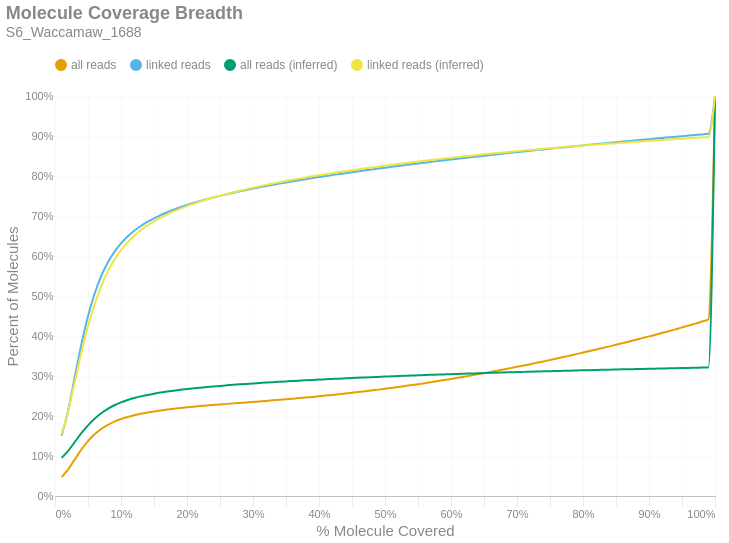

Source (notebook cell):
### Markdown cell above
### Molecule Read Coverage
This chart shows molecule coverage breadth as computed by the number of bases aligned to that molecule. In other words, "*how much of each unique long molecule is actually sequenced/aligned?*" Keep in mind there is a distinction between sequences and alignments, since some sequences belonging to a particular molecule may not align well and wouldn't appear in the alignment data. This chart also shows molecule coverage breadth as computed by the *inferred fragment* from which the aligned sequences originate. Unlike read coverage, this calculation takes into account the total insert size, including unsequenced gaps between the forward and reverse reads. Like the previous figures, these are cumulative percents.

### Code cell
if SKIPLR:
    print_html(f"Skipped")
else:
    binned_df = consolidated_hist(valids['coverage_bp'], mask, 0.01, True)
    binned_df_inf = consolidated_hist(valids['coverage_inserts'], mask, 0.01, True)
    binned_df = binned_df.with_columns(pl.lit(binned_df_inf['all reads (cumsum)']).alias('all reads (inferred)'))
    binned_df = binned_df.with_columns(pl.lit(binned_df_inf['linked reads (cumsum)']).alias('linked reads (inferred)'))
    binned_df = binned_df.with_columns(
        (pl.col('bin').cast(pl.Float64) + 0.01).alias('right_edge')
    )

    with SafeRender(binned_df):
        (
            density_plot(binned_df, 'Molecule Coverage Breadth', samplename, 'molcov', ['all reads (inferred)','linked reads (inferred)'])
            .encode(
                #x=alt.X('bin:Q', title="% Molecule Covered").axis(format = '%').scale(padding=0),
                x=alt.X('right_edge:Q', title="% Molecule Covered").axis(format='%').scale(padding=0),
                y=alt.Y('value:Q', title='Percent of Molecules')
                    .axis(format='%')
                    .stack(False)
                    .scale(domainMin=0, padding=0),
                color=alt.Color("key:N").scale(domain = ["all reads", "linked reads", "all reads (inferred)", "linked reads (inferred)"]),
                tooltip = [
                    alt.Tooltip("key:N", title = "Data Type"),
                    alt.Tooltip("range_label:N", title="% Molecule Covered"),
                    alt.Tooltip("value:Q", format = ".2%", title="% Molecules")
                ]
            )
        ).display()

### Figure 1 — Vega-Lite specification as saved in the notebook (floating-point values rounded to 4 significant figures)
{"width": "container", "height": 400, "config": {"title": {"anchor": "start", "dy": -15, "fontSize": 18, "color": "#888888", "subtitleColor": "#888888", "subtitleFontSize": 14}, "arc": {"fill": "#0072B2"}, "axis": {"domainColor": "#888888", "domainWidth": 0.5, "gridWidth": 0.2, "grid": false, "titleFontWeight": 400, "titleFontSize": 15, "labelFontSize": 11, "labelColor": "#888888", "tickColor": "#888888", "tickWidth": 0.2, "titleColor": "#888888"}, "axisBand": {"grid": false}, "axisX": {"grid": true, "tickSize": 10, "domainCap": "round"}, "axisY": {"domain": false, "grid": true, "tickSize": 0, "domainCap": "round"}, "background": "transparent", "header": {"labelFontSize": 15, "labelColor": "#888888", "titleFontSize": 15, "titleFontWeight": 600, "titleColor": "#888888"}, "legend": {"labelFont": "sans-serif", "labelFontSize": 12, "labelColor": "#888888", "symbolSize": 100, "symbolType": "circle", "titleFontSize": 12, "titlePadding": 10, "titleColor": "#888888", "title": null, "orient": "top"}, "range": {"category": ["#E69F00", "#56B4E9", "#009E73", "#F0E442", "#0072B2", "#D55E00", "#CC79A7", "#000000"], "diverging": ["#cfe8f3", "#a2d4ec", "#73bfe2", "#46abdb", "#1696d2", "#12719e"]}, "area": {"fill": "#0072B2", "fillOpacity": 0.7, "line": true, "strokeOpacity": 0.7}, "line": {"color": "#0072B2", "stroke": "#0072B2", "strokeWidth": 2}, "trail": {"color": "#0072B2", "stroke": "#0072B2", "strokeWidth": 0, "size": 1}, "point": {"filled": true, "fillOpacity": 1.0, "size": 95}, "text": {"color": "#888888", "fontSize": 11, "align": "right", "fontWeight": 400, "size": 11}, "bar": {"fill": "#0072B2", "stroke": null}, "view": {"stroke": null, "continuousWidth": 660, "continuousHeight": 400}}, "data": {"name": "data-41078063da9fa401318eabde212f4293"}, "mark": {"type": "line", "interpolate": "monotone", "point": {"opacity": 0, "size": 275}}, "encoding": {"color": {"field": "key", "scale": {"domain": ["all reads", "linked reads", "all reads (inferred)", "linked reads (inferred)"]}, "type": "nominal"}, "tooltip": [{"field": "key", "title": "Data Type", "type": "nominal"}, {"field": "range_label", "title": "% Molecule Covered", "type": "nominal"}, {"field": "value", "format": ".2%", "title": "% Molecules", "type": "quantitative"}], "x": {"axis": {"format": "%"}, "field": "right_edge", "scale": {"padding": 0}, "title": "% Molecule Covered", "type": "quantitative"}, "y": {"axis": {"format": "%"}, "field": "value", "scale": {"domainMin": 0, "padding": 0}, "stack": false, "title": "Percent of Molecules", "type": "quantitative"}}, "params": [{"name": "param_c36ac31b6afebe62", "select": {"type": "point", "fields": ["key"]}, "bind": "legend"}], "title": {"text": "Molecule Coverage Breadth", "subtitle": "S6_Waccamaw_1688"}, "transform": [{"fold": ["all reads (cumsum)", "linked reads (cumsum)", "all reads (inferred)", "linked reads (inferred)"]}, {"calculate": "replace(datum.key, ' (cumsum)', '')", "as": "key"}, {"filter": {"param": "param_c36ac31b6afebe62"}}], "usermeta": {"embedOptions": {"downloadFileName": "S6_Waccamaw_1688.molcov"}}, "$schema": "https://vega.github.io/schema/vega-lite/v6.1.0.json", "datasets": {"data-41078063da9fa401318eabde212f4293": [{"bin": "0.0", "interval": "0.0-0.01", "all reads": 0.04715, "linked reads": 0.151, "all reads (cumsum)": 0.04715, "linked reads (cumsum)": 0.151, "range_label": "0.0-0.01", "all reads (inferred)": 0.09534, "linked reads (inferred)": 0.1548, "right_edge": 0.01}, {"bin": "0.01", "interval": "0.01-0.02", "all reads": 0.01926, "linked reads": 0.06318, "all reads (cumsum)": 0.06641, "linked reads (cumsum)": 0.2142, "range_label": "0.01-0.02", "all reads (inferred)": 0.1129, "linked reads (inferred)": 0.2126, "right_edge": 0.02}, {"bin": "0.02", "interval": "0.02-0.03", "all reads": 0.02518, "linked reads": 0.08332, "all reads (cumsum)": 0.09159, "linked reads (cumsum)": 0.2975, "range_label": "0.02-0.03", "all reads (inferred)": 0.135, "linked reads (inferred)": 0.2855, "right_edge": 0.03}, {"bin": "0.03", "interval": "0.03-0.04", "all reads": 0.02466, "linked reads": 0.08174, "all reads (cumsum)": 0.1162, "linked reads (cumsum)": 0.3792, "range_label": "0.03-0.04", "all reads (inferred)": 0.157, "linked reads (inferred)": 0.3587, "right_edge": 0.04}, {"bin": "0.04", "interval": "0.04-0.05", "all reads": 0.02108, "linked reads": 0.06997, "all reads (cumsum)": 0.1373, "linked reads (cumsum)": 0.4492, "range_label": "0.04-0.05", "all reads (inferred)": 0.1767, "linked reads (inferred)": 0.4241, "right_edge": 0.05}, {"bin": "0.05", "interval": "0.05-0.06", "all reads": 0.01697, "linked reads": 0.0563, "all reads (cumsum)": 0.1543, "linked reads (cumsum)": 0.5055, "range_label": "0.05-0.06", "all reads (inferred)": 0.1932, "linked reads (inferred)": 0.4791, "right_edge": 0.06}, {"bin": "0.06", "interval": "0.06-0.07", "all reads": 0.01333, "linked reads": 0.04427, "all reads (cumsum)": 0.1676, "linked reads (cumsum)": 0.5497, "range_label": "0.06-0.07", "all reads (inferred)": 0.2069, "linked reads (inferred)": 0.5245, "right_edge": 0.07}, {"bin": "0.07", "interval": "0.07-0.08", "all reads": 0.01027, "linked reads": 0.03404, "all reads (cumsum)": 0.1779, "linked reads (cumsum)": 0.5838, "range_label": "0.07-0.08", "all reads (inferred)": 0.2179, "linked reads (inferred)": 0.561, "right_edge": 0.08}, {"bin": "0.08", "interval": "0.08-0.09", "all reads": 0.008055, "linked reads": 0.02663, "all reads (cumsum)": 0.186, "linked reads (cumsum)": 0.6104, "range_label": "0.08-0.09", "all reads (inferred)": 0.2268, "linked reads (inferred)": 0.5907, "right_edge": 0.09}, {"bin": "0.09", "interval": "0.09-0.1", "all reads": 0.006395, "linked reads": 0.02111, "all reads (cumsum)": 0.1923, "linked reads (cumsum)": 0.6315, "range_label": "0.09-0.1", "all reads (inferred)": 0.234, "linked reads (inferred)": 0.6145, "right_edge": 0.1}, {"bin": "0.1", "interval": "0.1-0.11", "all reads": 0.005238, "linked reads": 0.01725, "all reads (cumsum)": 0.1976, "linked reads (cumsum)": 0.6488, "range_label": "0.1-0.11", "all reads (inferred)": 0.2399, "linked reads (inferred)": 0.6342, "right_edge": 0.11}, {"bin": "0.11", "interval": "0.11-0.12", "all reads": 0.004314, "linked reads": 0.01419, "all reads (cumsum)": 0.2019, "linked reads (cumsum)": 0.663, "range_label": "0.11-0.12", "all reads (inferred)": 0.2449, "linked reads (inferred)": 0.6505, "right_edge": 0.12}, {"bin": "0.12", "interval": "0.12-0.13", "all reads": 0.003679, "linked reads": 0.01208, "all reads (cumsum)": 0.2056, "linked reads (cumsum)": 0.675, "range_label": "0.12-0.13", "all reads (inferred)": 0.2491, "linked reads (inferred)": 0.6645, "right_edge": 0.13}, {"bin": "0.13", "interval": "0.13-0.14", "all reads": 0.003119, "linked reads": 0.01022, "all reads (cumsum)": 0.2087, "linked reads (cumsum)": 0.6853, "range_label": "0.13-0.14", "all reads (inferred)": 0.2527, "linked reads (inferred)": 0.6764, "right_edge": 0.14}, {"bin": "0.14", "interval": "0.14-0.15", "all reads": 0.002765, "linked reads": 0.009052, "all reads (cumsum)": 0.2115, "linked reads (cumsum)": 0.6943, "range_label": "0.14-0.15", "all reads (inferred)": 0.2558, "linked reads (inferred)": 0.6867, "right_edge": 0.15}, {"bin": "0.15", "interval": "0.15-0.16", "all reads": 0.002455, "linked reads": 0.007994, "all reads (cumsum)": 0.2139, "linked reads (cumsum)": 0.7023, "range_label": "0.15-0.16", "all reads (inferred)": 0.2586, "linked reads (inferred)": 0.6958, "right_edge": 0.16}, {"bin": "0.16", "interval": "0.16-0.17", "all reads": 0.002203, "linked reads": 0.007157, "all reads (cumsum)": 0.2161, "linked reads (cumsum)": 0.7095, "range_label": "0.16-0.17", "all reads (inferred)": 0.2611, "linked reads (inferred)": 0.7041, "right_edge": 0.17}, {"bin": "0.17", "interval": "0.17-0.18", "all reads": 0.002005, "linked reads": 0.006478, "all reads (cumsum)": 0.2181, "linked reads (cumsum)": 0.7159, "range_label": "0.17-0.18", "all reads (inferred)": 0.2634, "linked reads (inferred)": 0.7116, "right_edge": 0.18}, {"bin": "0.18", "interval": "0.18-0.19", "all reads": 0.00184, "linked reads": 0.005899, "all reads (cumsum)": 0.22, "linked reads (cumsum)": 0.7218, "range_label": "0.18-0.19", "all reads (inferred)": 0.2655, "linked reads (inferred)": 0.7184, "right_edge": 0.19}, {"bin": "0.19", "interval": "0.19-0.2", "all reads": 0.001726, "linked reads": 0.005541, "all reads (cumsum)": 0.2217, "linked reads (cumsum)": 0.7274, "range_label": "0.19-0.2", "all reads (inferred)": 0.2674, "linked reads (inferred)": 0.7248, "right_edge": 0.2}, {"bin": "0.2", "interval": "0.2-0.21", "all reads": 0.001615, "linked reads": 0.005123, "all reads (cumsum)": 0.2233, "linked reads (cumsum)": 0.7325, "range_label": "0.2-0.21", "all reads (inferred)": 0.2692, "linked reads (inferred)": 0.7306, "right_edge": 0.21}, {"bin": "0.21", "interval": "0.21-0.22", "all reads": 0.001525, "linked reads": 0.004808, "all reads (cumsum)": 0.2248, "linked reads (cumsum)": 0.7373, "range_label": "0.21-0.22", "all reads (inferred)": 0.2708, "linked reads (inferred)": 0.7361, "right_edge": 0.22}, {"bin": "0.22", "interval": "0.22-0.23", "all reads": 0.001454, "linked reads": 0.004559, "all reads (cumsum)": 0.2263, "linked reads (cumsum)": 0.7419, "range_label": "0.22-0.23", "all reads (inferred)": 0.2724, "linked reads (inferred)": 0.7412, "right_edge": 0.23}, {"bin": "0.23", "interval": "0.23-0.24", "all reads": 0.001378, "linked reads": 0.004286, "all reads (cumsum)": 0.2277, "linked reads (cumsum)": 0.7462, "range_label": "0.23-0.24", "all reads (inferred)": 0.2739, "linked reads (inferred)": 0.7461, "right_edge": 0.24}, {"bin": "0.24", "interval": "0.24-0.25", "all reads": 0.001364, "linked reads": 0.004215, "all reads (cumsum)": 0.229, "linked reads (cumsum)": 0.7504, "range_label": "0.24-0.25", "all reads (inferred)": 0.2753, "linked reads (inferred)": 0.7506, "right_edge": 0.25}, {"bin": "0.25", "interval": "0.25-0.26", "all reads": 0.00129, "linked reads": 0.00395, "all reads (cumsum)": 0.2303, "linked reads (cumsum)": 0.7543, "range_label": "0.25-0.26", "all reads (inferred)": 0.2766, "linked reads (inferred)": 0.7549, "right_edge": 0.26}, {"bin": "0.26", "interval": "0.26-0.27", "all reads": 0.001242, "linked reads": 0.003749, "all reads (cumsum)": 0.2316, "linked reads (cumsum)": 0.7581, "range_label": "0.26-0.27", "all reads (inferred)": 0.2779, "linked reads (inferred)": 0.7591, "right_edge": 0.27}, {"bin": "0.27", "interval": "0.27-0.28", "all reads": 0.001224, "linked reads": 0.003599, "all reads (cumsum)": 0.2328, "linked reads (cumsum)": 0.7617, "range_label": "0.27-0.28", "all reads (inferred)": 0.2791, "linked reads (inferred)": 0.7631, "right_edge": 0.28}, {"bin": "0.28", "interval": "0.28-0.29", "all reads": 0.00123, "linked reads": 0.003485, "all reads (cumsum)": 0.234, "linked reads (cumsum)": 0.7652, "range_label": "0.28-0.29", "all reads (inferred)": 0.2803, "linked reads (inferred)": 0.767, "right_edge": 0.29}, {"bin": "0.29", "interval": "0.29-0.3", "all reads": 0.001237, "linked reads": 0.003312, "all reads (cumsum)": 0.2352, "linked reads (cumsum)": 0.7685, "range_label": "0.29-0.3", "all reads (inferred)": 0.2814, "linked reads (inferred)": 0.7707, "right_edge": 0.3}, {"bin": "0.3", "interval": "0.3-0.31", "all reads": 0.001262, "linked reads": 0.003228, "all reads (cumsum)": 0.2365, "linked reads (cumsum)": 0.7717, "range_label": "0.3-0.31", "all reads (inferred)": 0.2825, "linked reads (inferred)": 0.7742, "right_edge": 0.31}, {"bin": "0.31", "interval": "0.31-0.32", "all reads": 0.001275, "linked reads": 0.0031, "all reads (cumsum)": 0.2378, "linked reads (cumsum)": 0.7748, "range_label": "0.31-0.32", "all reads (inferred)": 0.2836, "linked reads (inferred)": 0.7778, "right_edge": 0.32}, {"bin": "0.32", "interval": "0.32-0.33", "all reads": 0.001325, "linked reads": 0.00307, "all reads (cumsum)": 0.2391, "linked reads (cumsum)": 0.7779, "range_label": "0.32-0.33", "all reads (inferred)": 0.2846, "linked reads (inferred)": 0.7811, "right_edge": 0.33}, {"bin": "0.33", "interval": "0.33-0.34", "all reads": 0.001373, "linked reads": 0.003048, "all reads (cumsum)": 0.2405, "linked reads (cumsum)": 0.7809, "range_label": "0.33-0.34", "all reads (inferred)": 0.2856, "linked reads (inferred)": 0.7843, "right_edge": 0.34}, {"bin": "0.34", "interval": "0.34-0.35", "all reads": 0.001396, "linked reads": 0.002926, "all reads (cumsum)": 0.2419, "linked reads (cumsum)": 0.7838, "range_label": "0.34-0.35", "all reads (inferred)": 0.2865, "linked reads (inferred)": 0.7874, "right_edge": 0.35}, {"bin": "0.35", "interval": "0.35-0.36", "all reads": 0.001425, "linked reads": 0.002847, "all reads (cumsum)": 0.2433, "linked reads (cumsum)": 0.7867, "range_label": "0.35-0.36", "all reads (inferred)": 0.2875, "linked reads (inferred)": 0.7905, "right_edge": 0.36}, {"bin": "0.36", "interval": "0.36-0.37", "all reads": 0.001456, "linked reads": 0.002772, "all reads (cumsum)": 0.2448, "linked reads (cumsum)": 0.7895, "range_label": "0.36-0.37", "all reads (inferred)": 0.2884, "linked reads (inferred)": 0.7934, "right_edge": 0.37}, {"bin": "0.37", "interval": "0.37-0.38", "all reads": 0.001496, "linked reads": 0.00266, "all reads (cumsum)": 0.2463, "linked reads (cumsum)": 0.7921, "range_label": "0.37-0.38", "all reads (inferred)": 0.2893, "linked reads (inferred)": 0.7963, "right_edge": 0.38}, {"bin": "0.38", "interval": "0.38-0.39", "all reads": 0.001529, "linked reads": 0.002629, "all reads (cumsum)": 0.2478, "linked reads (cumsum)": 0.7947, "range_label": "0.38-0.39", "all reads (inferred)": 0.2901, "linked reads (inferred)": 0.7991, "right_edge": 0.39}, {"bin": "0.39", "interval": "0.39-0.4", "all reads": 0.001603, "linked reads": 0.002575, "all reads (cumsum)": 0.2494, "linked reads (cumsum)": 0.7973, "range_label": "0.39-0.4", "all reads (inferred)": 0.291, "linked reads (inferred)": 0.8018, "right_edge": 0.4}, {"bin": "0.4", "interval": "0.4-0.41", "all reads": 0.001617, "linked reads": 0.002481, "all reads (cumsum)": 0.251, "linked reads (cumsum)": 0.7998, "range_label": "0.4-0.41", "all reads (inferred)": 0.2918, "linked reads (inferred)": 0.8044, "right_edge": 0.41}, {"bin": "0.41", "interval": "0.41-0.42", "all reads": 0.001692, "linked reads": 0.002513, "all reads (cumsum)": 0.2527, "linked reads (cumsum)": 0.8023, "range_label": "0.41-0.42", "all reads (inferred)": 0.2926, "linked reads (inferred)": 0.807, "right_edge": 0.42}, {"bin": "0.42", "interval": "0.42-0.43", "all reads": 0.001741, "linked reads": 0.002414, "all reads (cumsum)": 0.2544, "linked reads (cumsum)": 0.8047, "range_label": "0.42-0.43", "all reads (inferred)": 0.2934, "linked reads (inferred)": 0.8096, "right_edge": 0.43}, {"bin": "0.43", "interval": "0.43-0.44", "all reads": 0.001796, "linked reads": 0.002401, "all reads (cumsum)": 0.2562, "linked reads (cumsum)": 0.8071, "range_label": "0.43-0.44", "all reads (inferred)": 0.2942, "linked reads (inferred)": 0.8121, "right_edge": 0.44}, {"bin": "0.44", "interval": "0.44-0.45", "all reads": 0.001848, "linked reads": 0.002356, "all reads (cumsum)": 0.2581, "linked reads (cumsum)": 0.8095, "range_label": "0.44-0.45", "all reads (inferred)": 0.2949, "linked reads (inferred)": 0.8145, "right_edge": 0.45}, {"bin": "0.45", "interval": "0.45-0.46", "all reads": 0.001875, "linked reads": 0.002291, "all reads (cumsum)": 0.26, "linked reads (cumsum)": 0.8118, "range_label": "0.45-0.46", "all reads (inferred)": 0.2956, "linked reads (inferred)": 0.8169, "right_edge": 0.46}, {"bin": "0.46", "interval": "0.46-0.47", "all reads": 0.001969, "linked reads": 0.002352, "all reads (cumsum)": 0.2619, "linked reads (cumsum)": 0.8141, "range_label": "0.46-0.47", "all reads (inferred)": 0.2964, "linked reads (inferred)": 0.8192, "right_edge": 0.47}, {"bin": "0.47", "interval": "0.47-0.48", "all reads": 0.002036, "linked reads": 0.002293, "all reads (cumsum)": 0.264, "linked reads (cumsum)": 0.8164, "range_label": "0.47-0.48", "all reads (inferred)": 0.2971, "linked reads (inferred)": 0.8214, "right_edge": 0.48}, {"bin": "0.48", "interval": "0.48-0.49", "all reads": 0.001971, "linked reads": 0.002188, "all reads (cumsum)": 0.2659, "linked reads (cumsum)": 0.8186, "range_label": "0.48-0.49", "all reads (inferred)": 0.2978, "linked reads (inferred)": 0.8237, "right_edge": 0.49}, {"bin": "0.49", "interval": "0.49-0.5", "all reads": 0.002244, "linked reads": 0.002226, "all reads (cumsum)": 0.2682, "linked reads (cumsum)": 0.8208, "range_label": "0.49-0.5", "all reads (inferred)": 0.2985, "linked reads (inferred)": 0.8259, "right_edge": 0.5}, {"bin": "0.5", "interval": "0.5-0.51", "all reads": 0.002036, "linked reads": 0.002048, "all reads (cumsum)": 0.2702, "linked reads (cumsum)": 0.8229, "range_label": "0.5-0.51", "all reads (inferred)": 0.2991, "linked reads (inferred)": 0.8279, "right_edge": 0.51}, {"bin": "0.51", "interval": "0.51-0.52", "all reads": 0.002302, "linked reads": 0.002093, "all reads (cumsum)": 0.2725, "linked reads (cumsum)": 0.825, "range_label": "0.51-0.52", "all reads (inferred)": 0.2998, "linked reads (inferred)": 0.83, "right_edge": 0.52}, {"bin": "0.52", "interval": "0.52-0.53", "all reads": 0.00229, "linked reads": 0.00212, "all reads (cumsum)": 0.2748, "linked reads (cumsum)": 0.8271, "range_label": "0.52-0.53", "all reads (inferred)": 0.3004, "linked reads (inferred)": 0.8321, "right_edge": 0.53}, {"bin": "0.53", "interval": "0.53-0.54", "all reads": 0.002384, "linked reads": 0.002106, "all reads (cumsum)": 0.2772, "linked reads (cumsum)": 0.8292, "range_label": "0.53-0.54", "all reads (inferred)": 0.301, "linked reads (inferred)": 0.8342, "right_edge": 0.54}, {"bin": "0.54", "interval": "0.54-0.55", "all reads": 0.002413, "linked reads": 0.00207, "all reads (cumsum)": 0.2796, "linked reads (cumsum)": 0.8313, "range_label": "0.54-0.55", "all reads (inferred)": 0.3017, "linked reads (inferred)": 0.8361, "right_edge": 0.55}, {"bin": "0.55", "interval": "0.55-0.56", "all reads": 0.002522, "linked reads": 0.002023, "all reads (cumsum)": 0.2821, "linked reads (cumsum)": 0.8333, "range_label": "0.55-0.56", "all reads (inferred)": 0.3023, "linked reads (inferred)": 0.8381, "right_edge": 0.56}, {"bin": "0.56", "interval": "0.56-0.57", "all reads": 0.002586, "linked reads": 0.002068, "all reads (cumsum)": 0.2847, "linked reads (cumsum)": 0.8354, "range_label": "0.56-0.57", "all reads (inferred)": 0.3029, "linked reads (inferred)": 0.84, "right_edge": 0.57}, {"bin": "0.57", "interval": "0.57-0.58", "all reads": 0.002573, "linked reads": 0.001992, "all reads (cumsum)": 0.2873, "linked reads (cumsum)": 0.8374, "range_label": "0.57-0.58", "all reads (inferred)": 0.3035, "linked reads (inferred)": 0.8419, "right_edge": 0.58}, {"bin": "0.58", "interval": "0.58-0.59", "all reads": 0.002674, "linked reads": 0.002011, "all reads (cumsum)": 0.29, "linked reads (cumsum)": 0.8394, "range_label": "0.58-0.59", "all reads (inferred)": 0.304, "linked reads (inferred)": 0.8437, "right_edge": 0.59}, {"bin": "0.59", "interval": "0.59-0.6", "all reads": 0.002773, "linked reads": 0.001969, "all reads (cumsum)": 0.2927, "linked reads (cumsum)": 0.8413, "range_label": "0.59-0.6", "all reads (inferred)": 0.3046, "linked reads (inferred)": 0.8456, "right_edge": 0.6}, {"bin": "0.6", "interval": "0.6-0.61", "all reads": 0.002706, "linked reads": 0.001913, "all reads (cumsum)": 0.2954, "linked reads (cumsum)": 0.8432, "range_label": "0.6-0.61", "all reads (inferred)": 0.3052, "linked reads (inferred)": 0.8473, "right_edge": 0.61}, {"bin": "0.61", "interval": "0.61-0.62", "all reads": 0.002872, "linked reads": 0.001863, "all reads (cumsum)": 0.2983, "linked reads (cumsum)": 0.8451, "range_label": "0.61-0.62", "all reads (inferred)": 0.3057, "linked reads (inferred)": 0.8491, "right_edge": 0.62}, {"bin": "0.62", "interval": "0.62-0.63", "all reads": 0.00291, "linked reads": 0.001888, "all reads (cumsum)": 0.3012, "linked reads (cumsum)": 0.847, "range_label": "0.62-0.63", "all reads (inferred)": 0.3063, "linked reads (inferred)": 0.8508, "right_edge": 0.63}, {"bin": "0.63", "interval": "0.63-0.64", "all reads": 0.002935, "linked reads": 0.001875, "all reads (cumsum)": 0.3042, "linked reads (cumsum)": 0.8489, "range_label": "0.63-0.64", "all reads (inferred)": 0.3068, "linked reads (inferred)": 0.8525, "right_edge": 0.64}, {"bin": "0.64", "interval": "0.64-0.65", "all reads": 0.002973, "linked reads": 0.001812, "all reads (cumsum)": 0.3071, "linked reads (cumsum)": 0.8507, "range_label": "0.64-0.65", "all reads (inferred)": 0.3073, "linked reads (inferred)": 0.8542, "right_edge": 0.65}, {"bin": "0.65", "interval": "0.65-0.66", "all reads": 0.003164, "linked reads": 0.001803, "all reads (cumsum)": 0.3103, "linked reads (cumsum)": 0.8525, "range_label": "0.65-0.66", "all reads (inferred)": 0.3078, "linked reads (inferred)": 0.8558, "right_edge": 0.66}, {"bin": "0.66", "interval": "0.66-0.67", "all reads": 0.003054, "linked reads": 0.001776, "all reads (cumsum)": 0.3133, "linked reads (cumsum)": 0.8543, "range_label": "0.66-0.67", "all reads (inferred)": 0.3083, "linked reads (inferred)": 0.8574, "right_edge": 0.67}, {"bin": "0.67", "interval": "0.67-0.68", "all reads": 0.003154, "linked reads": 0.001815, "all reads (cumsum)": 0.3165, "linked reads (cumsum)": 0.8561, "range_label": "0.67-0.68", "all reads (inferred)": 0.3089, "linked reads (inferred)": 0.859, "right_edge": 0.68}, {"bin": "0.68", "interval": "0.68-0.69", "all reads": 0.003171, "linked reads": 0.001795, "all reads (cumsum)": 0.3197, "linked reads (cumsum)": 0.8579, "range_label": "0.68-0.69", "all reads (inferred)": 0.3093, "linked reads (inferred)": 0.8606, "right_edge": 0.69}, {"bin": "0.69", "interval": "0.69-0.7", "all reads": 0.003306, "linked reads": 0.001755, "all reads (cumsum)": 0.323, "linked reads (cumsum)": 0.8596, "range_label": "0.69-0.7", "all reads (inferred)": 0.3098, "linked reads (inferred)": 0.8622, "right_edge": 0.7}, {"bin": "0.7", "interval": "0.7-0.71", "all reads": 0.003285, "linked reads": 0.00175, "all reads (cumsum)": 0.3263, "linked reads (cumsum)": 0.8614, "range_label": "0.7-0.71", "all reads (inferred)": 0.3103, "linked reads (inferred)": 0.8636, "right_edge": 0.71}, {"bin": "0.71", "interval": "0.71-0.72", "all reads": 0.003362, "linked reads": 0.00172, "all reads (cumsum)": 0.3296, "linked reads (cumsum)": 0.8631, "range_label": "0.71-0.72", "all reads (inferred)": 0.3108, "linked reads (inferred)": 0.8651, "right_edge": 0.72}, {"bin": "0.72", "interval": "0.72-0.73", "all reads": 0.00345, "linked reads": 0.001696, "all reads (cumsum)": 0.3331, "linked reads (cumsum)": 0.8648, "range_label": "0.72-0.73", "all reads (inferred)": 0.3112, "linked reads (inferred)": 0.8665, "right_edge": 0.73}, {"bin": "0.73", "interval": "0.73-0.74", "all reads": 0.003402, "linked reads": 0.001696, "all reads (cumsum)": 0.3365, "linked reads (cumsum)": 0.8665, "range_label": "0.73-0.74", "all reads (inferred)": 0.3117, "linked reads (inferred)": 0.8679, "right_edge": 0.74}, {"bin": "0.74", "interval": "0.74-0.75", "all reads": 0.003669, "linked reads": 0.001716, "all reads (cumsum)": 0.3401, "linked reads (cumsum)": 0.8682, "range_label": "0.74-0.75", "all reads (inferred)": 0.3121, "linked reads (inferred)": 0.8694, "right_edge": 0.75}, {"bin": "0.75", "interval": "0.75-0.76", "all reads": 0.003481, "linked reads": 0.001617, "all reads (cumsum)": 0.3436, "linked reads (cumsum)": 0.8698, "range_label": "0.75-0.76", "all reads (inferred)": 0.3125, "linked reads (inferred)": 0.8707, "right_edge": 0.76}, {"bin": "0.76", "interval": "0.76-0.77", "all reads": 0.003641, "linked reads": 0.00166, "all reads (cumsum)": 0.3473, "linked reads (cumsum)": 0.8715, "range_label": "0.76-0.77", "all reads (inferred)": 0.313, "linked reads (inferred)": 0.8721, "right_edge": 0.77}, {"bin": "0.77", "interval": "0.77-0.78", "all reads": 0.00365, "linked reads": 0.001669, "all reads (cumsum)": 0.3509, "linked reads (cumsum)": 0.8732, "range_label": "0.77-0.78", "all reads (inferred)": 0.3134, "linked reads (inferred)": 0.8735, "right_edge": 0.78}, {"bin": "0.78", "interval": "0.78-0.79", "all reads": 0.003718, "linked reads": 0.001617, "all reads (cumsum)": 0.3546, "linked reads (cumsum)": 0.8748, "range_label": "0.78-0.79", "all reads (inferred)": 0.3138, "linked reads (inferred)": 0.8747, "right_edge": 0.79}, {"bin": "0.79", "interval": "0.79-0.8", "all reads": 0.003974, "linked reads": 0.001708, "all reads (cumsum)": 0.3586, "linked reads (cumsum)": 0.8765, "range_label": "0.79-0.8", "all reads (inferred)": 0.3142, "linked reads (inferred)": 0.876, "right_edge": 0.8}, {"bin": "0.8", "interval": "0.8-0.81", "all reads": 0.003698, "linked reads": 0.001595, "all reads (cumsum)": 0.3623, "linked reads (cumsum)": 0.8781, "range_label": "0.8-0.81", "all reads (inferred)": 0.3146, "linked reads (inferred)": 0.8773, "right_edge": 0.81}, {"bin": "0.81", "interval": "0.81-0.82", "all reads": 0.003866, "linked reads": 0.001651, "all reads (cumsum)": 0.3662, "linked reads (cumsum)": 0.8797, "range_label": "0.81-0.82", "all reads (inferred)": 0.315, "linked reads (inferred)": 0.8785, "right_edge": 0.82}, {"bin": "0.82", "interval": "0.82-0.83", "all reads": 0.00397, "linked reads": 0.001584, "all reads (cumsum)": 0.3701, "linked reads (cumsum)": 0.8813, "range_label": "0.82-0.83", "all reads (inferred)": 0.3154, "linked reads (inferred)": 0.8798, "right_edge": 0.83}, {"bin": "0.83", "interval": "0.83-0.84", "all reads": 0.003964, "linked reads": 0.001626, "all reads (cumsum)": 0.3741, "linked reads (cumsum)": 0.8829, "range_label": "0.83-0.84", "all reads (inferred)": 0.3158, "linked reads (inferred)": 0.881, "right_edge": 0.84}, {"bin": "0.84", "interval": "0.84-0.85", "all reads": 0.003968, "linked reads": 0.001548, "all reads (cumsum)": 0.3781, "linked reads (cumsum)": 0.8845, "range_label": "0.84-0.85", "all reads (inferred)": 0.3162, "linked reads (inferred)": 0.8822, "right_edge": 0.85}, {"bin": "0.85", "interval": "0.85-0.86", "all reads": 0.004077, "linked reads": 0.001567, "all reads (cumsum)": 0.3821, "linked reads (cumsum)": 0.886, "range_label": "0.85-0.86", "all reads (inferred)": 0.3166, "linked reads (inferred)": 0.8833, "right_edge": 0.86}, {"bin": "0.86", "interval": "0.86-0.87", "all reads": 0.004102, "linked reads": 0.001532, "all reads (cumsum)": 0.3863, "linked reads (cumsum)": 0.8876, "range_label": "0.86-0.87", "all reads (inferred)": 0.317, "linked reads (inferred)": 0.8845, "right_edge": 0.87}, {"bin": "0.87", "interval": "0.87-0.88", "all reads": 0.004278, "linked reads": 0.001551, "all reads (cumsum)": 0.3905, "linked reads (cumsum)": 0.8891, "range_label": "0.87-0.88", "all reads (inferred)": 0.3173, "linked reads (inferred)": 0.8856, "right_edge": 0.88}, {"bin": "0.88", "interval": "0.88-0.89", "all reads": 0.004198, "linked reads": 0.001503, "all reads (cumsum)": 0.3947, "linked reads (cumsum)": 0.8906, "range_label": "0.88-0.89", "all reads (inferred)": 0.3177, "linked reads (inferred)": 0.8868, "right_edge": 0.89}, {"bin": "0.89", "interval": "0.89-0.9", "all reads": 0.004341, "linked reads": 0.001562, "all reads (cumsum)": 0.3991, "linked reads (cumsum)": 0.8922, "range_label": "0.89-0.9", "all reads (inferred)": 0.318, "linked reads (inferred)": 0.8879, "right_edge": 0.9}, {"bin": "0.9", "interval": "0.9-0.91", "all reads": 0.004136, "linked reads": 0.001492, "all reads (cumsum)": 0.4032, "linked reads (cumsum)": 0.8937, "range_label": "0.9-0.91", "all reads (inferred)": 0.3184, "linked reads (inferred)": 0.889, "right_edge": 0.91}, {"bin": "0.91", "interval": "0.91-0.92", "all reads": 0.004708, "linked reads": 0.001506, "all reads (cumsum)": 0.4079, "linked reads (cumsum)": 0.8952, "range_label": "0.91-0.92", "all reads (inferred)": 0.3188, "linked reads (inferred)": 0.8901, "right_edge": 0.92}, {"bin": "0.92", "interval": "0.92-0.93", "all reads": 0.004163, "linked reads": 0.001465, "all reads (cumsum)": 0.4121, "linked reads (cumsum)": 0.8967, "range_label": "0.92-0.93", "all reads (inferred)": 0.3191, "linked reads (inferred)": 0.8911, "right_edge": 0.93}, {"bin": "0.93", "interval": "0.93-0.94", "all reads": 0.004515, "linked reads": 0.001473, "all reads (cumsum)": 0.4166, "linked reads (cumsum)": 0.8981, "range_label": "0.93-0.94", "all reads (inferred)": 0.3195, "linked reads (inferred)": 0.8922, "right_edge": 0.94}, {"bin": "0.94", "interval": "0.94-0.95", "all reads": 0.004992, "linked reads": 0.001508, "all reads (cumsum)": 0.4216, "linked reads (cumsum)": 0.8996, "range_label": "0.94-0.95", "all reads (inferred)": 0.3198, "linked reads (inferred)": 0.8933, "right_edge": 0.95}, {"bin": "0.95", "interval": "0.95-0.96", "all reads": 0.004276, "linked reads": 0.001468, "all reads (cumsum)": 0.4259, "linked reads (cumsum)": 0.9011, "range_label": "0.95-0.96", "all reads (inferred)": 0.3202, "linked reads (inferred)": 0.8943, "right_edge": 0.96}, {"bin": "0.96", "interval": "0.96-0.97", "all reads": 0.00497, "linked reads": 0.001433, "all reads (cumsum)": 0.4308, "linked reads (cumsum)": 0.9025, "range_label": "0.96-0.97", "all reads (inferred)": 0.3206, "linked reads (inferred)": 0.8954, "right_edge": 0.97}, {"bin": "0.97", "interval": "0.97-0.98", "all reads": 0.005427, "linked reads": 0.001379, "all reads (cumsum)": 0.4363, "linked reads (cumsum)": 0.9039, "range_label": "0.97-0.98", "all reads (inferred)": 0.321, "linked reads (inferred)": 0.8965, "right_edge": 0.98}, {"bin": "0.98", "interval": "0.98-0.99", "all reads": 0.005227, "linked reads": 0.00152, "all reads (cumsum)": 0.4415, "linked reads (cumsum)": 0.9054, "range_label": "0.98-0.99", "all reads (inferred)": 0.3214, "linked reads (inferred)": 0.8971, "right_edge": 0.99}, {"bin": "0.99", "interval": "0.99-1.0", "all reads": 0.5585, "linked reads": 0.09456, "all reads (cumsum)": 1.0, "linked reads (cumsum)": 1.0, "range_label": "0.99-1.0", "all reads (inferred)": 1.0, "linked reads (inferred)": 1.0, "right_edge": 1.0}]}}
